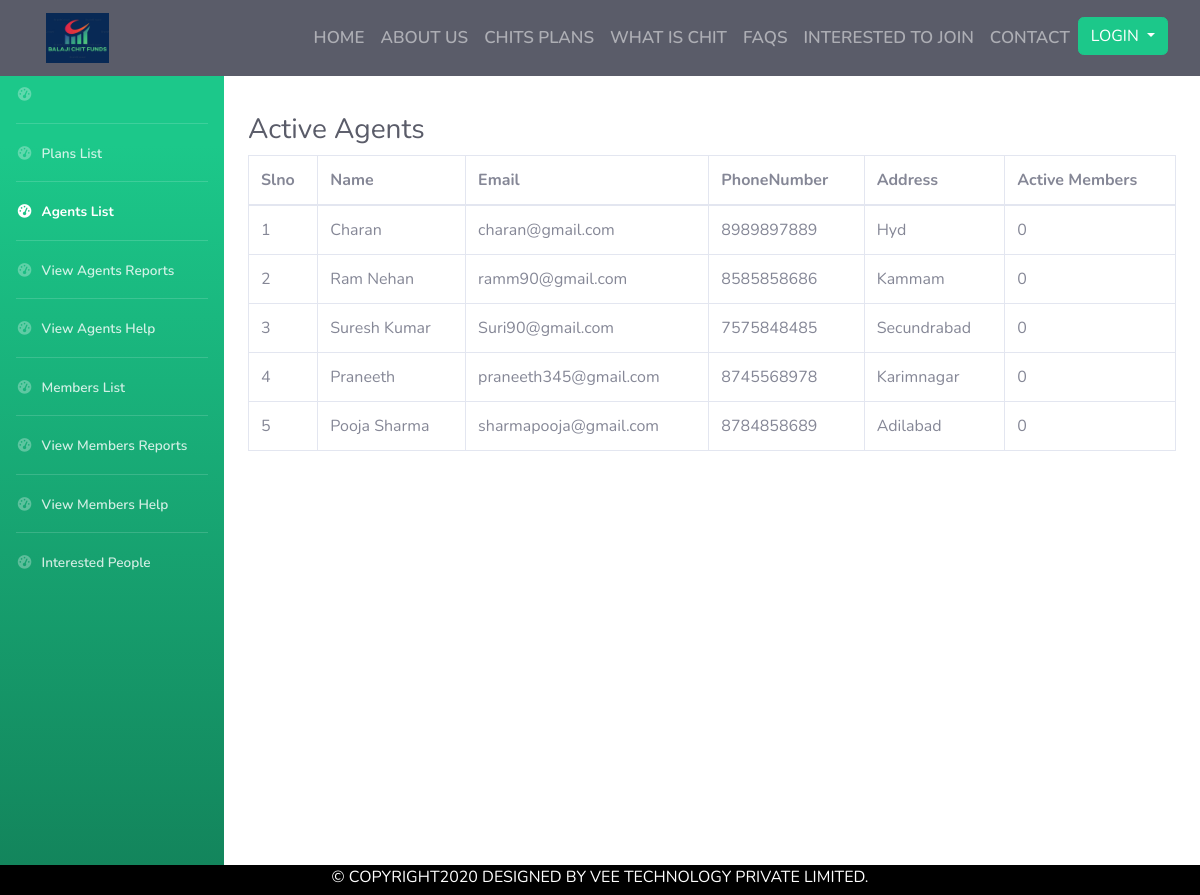
Page /AdminViewAgentsList.php on the committed database.
### tables this page shows
CREATE TABLE IF NOT EXISTS `agentstable` (
  `Slno` int(250) NOT NULL AUTO_INCREMENT,
  `Name` varchar(250) NOT NULL,
  `Email` varchar(250) NOT NULL,
  `Password` varchar(250) NOT NULL,
  `PhoneNumber` varchar(250) NOT NULL,
  `Address` varchar(250) NOT NULL,
  `Active Members` int(250) NOT NULL,
  PRIMARY KEY (`Slno`)
);

### AdminViewAgentsList.php (the view, shortened to what this page needs)
<!doctype html>
<html lang="en">
<head>
    <link rel="stylesheet" href="https://stackpath.bootstrapcdn.com/bootstrap/4.5.2/css/bootstrap.min.css">
     <link rel="stylesheet" href="https://stackpath.bootstrapcdn.com/font-awesome/4.7.0/css/font-awesome.min.css">
  <link href="vendor/fontawesome-free/css/all.min.css" rel="stylesheet" type="text/css">
    <link rel="stylesheet" href="in.css">
  <link href="css/sb-admin-2.min.css" rel="stylesheet">
   </head>
    <body bgcolor="#E5E8E8">
        <section id = "Nav-Bar" >
    <nav class="navbar fixed-top navbar-expand-lg navbar-dark bg-dark scrolling-navbar">
  <a class="navbar-brand" href="#"><img src="Images/logo.png"></a>
  <div class="collapse navbar-collapse" id="navbarNav">
    <ul class="navbar-nav ml-auto">
      <li class="nav-item ">
        <a class="nav-link" href="index.php">HOME </a>
      </li>
      <li class="nav-item">
        <a class="nav-link" href="index.php#About">ABOUT US</a>
      </li>
      <li class="nav-item">
        <a class="nav-link" href="index.php#ChitPlans">CHITS PLANS</a>
      </li>
      <li class="nav-item">
        <a class="nav-link" href="index.php#WAChit">WHAT IS CHIT</a>
      </li>
         <li class="nav-item">
        <a class="nav-link" href="index.php#FAQS">FAQS</a>
      </li>
            <li class="nav-item">
        <a class="nav-link" href="Index.php#Interestetdtojoin">INTERESTED TO JOIN</a>
      </li>
         <li class="nav-item">
        <a class="nav-link" href="#Contact">CONTACT</a>
      </li>
           <li class="nav-item dropdown">
               <?php
               if(isset($_SESSION["Email"]))
               { ?>
       <div class="btn-group" style="float: right;
    text-align: left;">
  <button type="button" class="btn btn-success dropdown-toggle" data-toggle="dropdown" aria-haspopup="true" aria-expanded="false">
    USER
  </button>
  <div class="dropdown-menu">
           <?php
                   $value = $_SESSION['Email'] ;
                   if( $value[1] == "Member")
                   {
                       ?>
    <a class="dropdown-item" href="MemberDashboard.php"> <?php echo "$value[0]"; ?></a>
                  <?php }else
                   { ?>
    <a class="dropdown-item" href="AgentDashBoard.php">
        <?php echo "$value[0]"; ?></a>
              <?php    }
                    ?>
     <div class="dropdown-divider"></div>
    <a class="dropdown-item" href="logout.php">Logout</a>
  </div>
</div>
           <?php    }else{
                            ?>
       <div class="btn-group" style="float: right;
    text-align: left;">
  <button type="button" class="btn btn-success dropdown-toggle" data-toggle="dropdown" aria-haspopup="true" aria-expanded="false">
    LOGIN
  </button>
</div>
           <?php    } ?>
      </li>
          <li class="nav-item">
        <a class="nav-link" href="#Contact"></a>
      </li>
    </ul>
  </div>
            </nav>
        </section>
  <div id="wrapper">
    <ul class="navbar-nav bg-gradient-success sidebar sidebar-dark accordion" id="accordionSidebar">
      <li class="nav-item">
        <a class="nav-link" href="">
          <i class="fas fa-fw fa-tachometer-alt"></i>
          <span></span></a>
      </li>
       <hr class="sidebar-divider my-0">
      <li class="nav-item">
        <a class="nav-link" href="AdminDashboard.php">
          <i class="fas fa-fw fa-tachometer-alt"></i>
          <span>Plans List</span></a>
      </li>
      <hr class="sidebar-divider my-0">
         <li class="nav-item active">
        <a class="nav-link" href="AdminViewAgentsList.php">
          <i class="fas fa-fw fa-tachometer-alt"></i>
          <span>Agents List</span></a>
      </li>
      <hr class="sidebar-divider my-0">
         <li class="nav-item ">
        <a class="nav-link" href="AdminViewAgentsReports.php">
          <i class="fas fa-fw fa-tachometer-alt"></i>
          <span>View Agents Reports</span></a>
      </li>
        <hr class="sidebar-divider my-0">
         <li class="nav-item">
        <a class="nav-link" href="AdminViewAgentsHelp.php">
          <i class="fas fa-fw fa-tachometer-alt"></i>
          <span>View Agents Help</span></a>
      </li>
          <hr class="sidebar-divider my-0">
      <li class="nav-item" >
        <a class="nav-link" href="AdminMembersList.php">
          <i class="fas fa-fw fa-tachometer-alt"></i>
          <span>Members List</span></a>
      </li>
      <hr class="sidebar-divider my-0">
         <li class="nav-item">
        <a class="nav-link" href="AdminViewMembersReport.php">
          <i class="fas fa-fw fa-tachometer-alt"></i>
          <span>View Members Reports</span></a>
      </li>
        <hr class="sidebar-divider my-0">
         <li class="nav-item">
        <a class="nav-link" href="AdminViewMembersHelp.php">
          <i class="fas fa-fw fa-tachometer-alt"></i>
          <span>View Members Help</span></a>
      </li>
        <hr class="sidebar-divider my-0">
         <li class="nav-item">
        <a class="nav-link" href="AdminInterestedPeople.php">
          <i class="fas fa-fw fa-tachometer-alt"></i>
          <span>Interested People</span></a>
      </li>
    </ul>
        <div class="container-fluid">
<br><br>
          <h1 class="h3 mb-2 text-gray-800">Active Agents</h1>
             <table class="table table-bordered" id="dataTable" width="100%" cellspacing="0">
                  <thead>
                    <tr>
                      <th>Slno</th>
                      <th>Name</th>
                      <th>Email</th>
                      <th>PhoneNumber</th>
                      <th>Address</th>
                      <th>Active Members</th>
                    </tr>
                  </thead>
                    <tbody>
            <?php
$link = mysqli_connect("localhost", "root", "", "chitsdatabase");
$sql = "SELECT * FROM agentstable";
if($result = mysqli_query($link, $sql)){
    if(mysqli_num_rows($result) > 0){
              while($row = mysqli_fetch_array($result))
              {
                  ?>
                   <?php
                    echo "<tr>";
                echo "<td>" . $row['Slno'] . "</td>";
                echo "<td>" . $row['Name'] . "</td>";
                echo "<td>" . $row['Email']. "</td>";
                echo "<td>" . $row['PhoneNumber'] . "</td>";
                echo "<td>" . $row['Address'] . "</td>";
              echo "<td>" . $row['Active Members']. "</td>";
                        ?>
                  <?php
              } ?>  </tbody></table></div></div>
        <?php
    } else{
        echo "No records matching your query were found.";
    }
} else{
    echo "ERROR: Could not able to execute $sql. " . mysqli_error($link);
}
?>
        <footer id="footer">
            <div class="foot">
                &copy COPYRIGHT2020 DESIGNED BY VEE TECHNOLOGY PRIVATE LIMITED.
            </div>
        </footer>
    </body>
</html>

### in.css (style rules this page uses)
* { padding:0; margin: 0; }
section { padding-top: 65px; }
.navbar-brand img { height: 50px; padding-left: 30px; }
.navbar-nav li { padding: 0 0px; }
.navbar-nav li a { float: right; text-align: left; }
.nav-link { font-size: 17px; font-weight: 600; color: black; }
.foot { background-color: black; text-align: center; color: white; font-weight: 100px; height: 30px; }

### rows in the picture
agentstable: Slno "1", Name "Charan", Email "charan@gmail.com", PhoneNumber "8989897889", Address "Hyd", Active Members "0"
agentstable: Slno "2", Name "Ram Nehan", Email "ramm90@gmail.com", PhoneNumber "8585858686", Address "Kammam", Active Members "0"
agentstable: Slno "3", Name "Suresh Kumar", Email "Suri90@gmail.com", PhoneNumber "7575848485", Address "Secundrabad", Active Members "0"
agentstable: Slno "4", Name "Praneeth", Email "praneeth345@gmail.com", PhoneNumber "8745568978", Address "Karimnagar", Active Members "0"
agentstable: Slno "5", Name "Pooja Sharma", Email "sharmapooja@gmail.com", PhoneNumber "8784858689", Address "Adilabad", Active Members "0"
